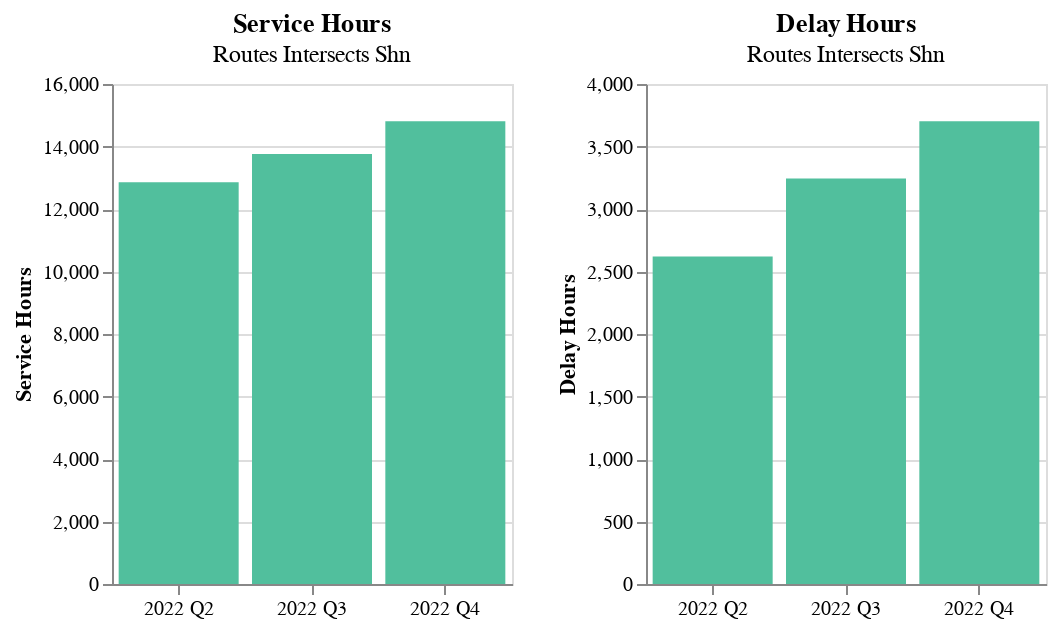

Notebook code cell kept with this figure:
### Code cell
var_list = ["service_hours", "delay_hours"]

chart = quarterly_bar_for_category(
    summary_df,
    variable_list = var_list, 
    category = category,
    x_col = "quarter(service_date)",
    y_col = "value",
    chart_height = HEIGHT, chart_width = WIDTH
)

chart

### Figure 1 — Vega-Lite specification as saved in the notebook (floating-point values rounded to 4 significant figures)
{"config": {"view": {"continuousWidth": 400, "continuousHeight": 300}}, "hconcat": [{"data": {"name": "data-ccb913e68fc3f7bdb67d2e76645fe34f"}, "mark": "bar", "encoding": {"color": {"value": "#51BF9D"}, "tooltip": [{"field": "category", "type": "nominal"}, {"field": "year", "type": "quantitative"}, {"field": "quarter", "type": "nominal"}, {"field": "variable", "type": "nominal"}, {"field": "value", "type": "quantitative"}], "x": {"axis": {"format": "2022 Q%q"}, "field": "service_date", "timeUnit": "quarter", "title": null, "type": "ordinal"}, "y": {"field": "value", "title": "Service Hours", "type": "quantitative"}}, "height": 250, "selection": {"selector007": {"type": "interval", "bind": "scales", "encodings": ["x", "y"]}}, "title": {"text": "Service Hours", "subtitle": "Routes Intersects Shn"}, "width": 200}, {"data": {"name": "data-1e193418fe680448654e18f641f952de"}, "mark": "bar", "encoding": {"color": {"value": "#51BF9D"}, "tooltip": [{"field": "category", "type": "nominal"}, {"field": "year", "type": "quantitative"}, {"field": "quarter", "type": "nominal"}, {"field": "variable", "type": "nominal"}, {"field": "value", "type": "quantitative"}], "x": {"axis": {"format": "2022 Q%q"}, "field": "service_date", "timeUnit": "quarter", "title": null, "type": "ordinal"}, "y": {"field": "value", "title": "Delay Hours", "type": "quantitative"}}, "height": 250, "selection": {"selector008": {"type": "interval", "bind": "scales", "encodings": ["x", "y"]}}, "title": {"text": "Delay Hours", "subtitle": "Routes Intersects Shn"}, "width": 200}], "resolve": {"scale": {"y": "independent"}}, "$schema": "https://vega.github.io/schema/vega-lite/v4.17.0.json", "datasets": {"data-ccb913e68fc3f7bdb67d2e76645fe34f": [{"category": "Intersects SHN", "variable": "service_hours", "value": 12860.0, "service_date": "2022-05-04", "year_quarter": "Q2_2022", "quarter": "Q2", "year": 2022}, {"category": "Intersects SHN", "variable": "service_hours", "value": 13760.0, "service_date": "2022-08-17", "year_quarter": "Q3_2022", "quarter": "Q3", "year": 2022}, {"category": "Intersects SHN", "variable": "service_hours", "value": 14810.0, "service_date": "2022-10-12", "year_quarter": "Q4_2022", "quarter": "Q4", "year": 2022}], "data-1e193418fe680448654e18f641f952de": [{"category": "Intersects SHN", "variable": "delay_hours", "value": 2621.0, "service_date": "2022-05-04", "year_quarter": "Q2_2022", "quarter": "Q2", "year": 2022}, {"category": "Intersects SHN", "variable": "delay_hours", "value": 3245.0, "service_date": "2022-08-17", "year_quarter": "Q3_2022", "quarter": "Q3", "year": 2022}, {"category": "Intersects SHN", "variable": "delay_hours", "value": 3702.0, "service_date": "2022-10-12", "year_quarter": "Q4_2022", "quarter": "Q4", "year": 2022}]}}
